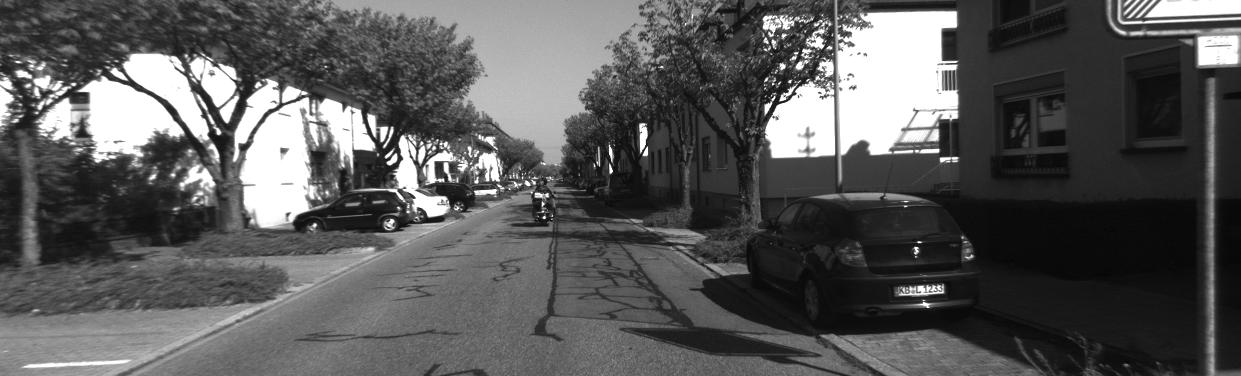
//> input picture src/featureeva/Project2/KITTI/000000.png, 1241 x 376 px, given in place of plane1.jpg, which was not available
$ ./Source   (built with g++ and OpenCV 4)
//> lines starting //> are read from the running program, lines starting //| are printed output that depends on the picture; pictures that were not available may be replaced by others from this repository, and a replacement may not be noted
#include "opencv2/opencv.hpp"
#include "opencv2/core/core.hpp"
#include "opencv2/features2d/features2d.hpp"
#include "opencv2/imgproc/imgproc.hpp"
#include "opencv2/highgui/highgui.hpp"
#include "opencv2/xfeatures2d.hpp"
#include <iostream>
#include <vector>

using namespace std;
using namespace cv;

int main() {


	// [12 lines of commented-out code are left out]
	Mat img_1 = imread("M:\\Documents\\KITTI\\plane1.jpg");
//> img_1 is the input picture: 376 rows x 1241 cols, CV_8UC3; min 6, max 255, mean 89
	Mat img_2 = imread("M:\\Documents\\KITTI\\planelighter.jpg");
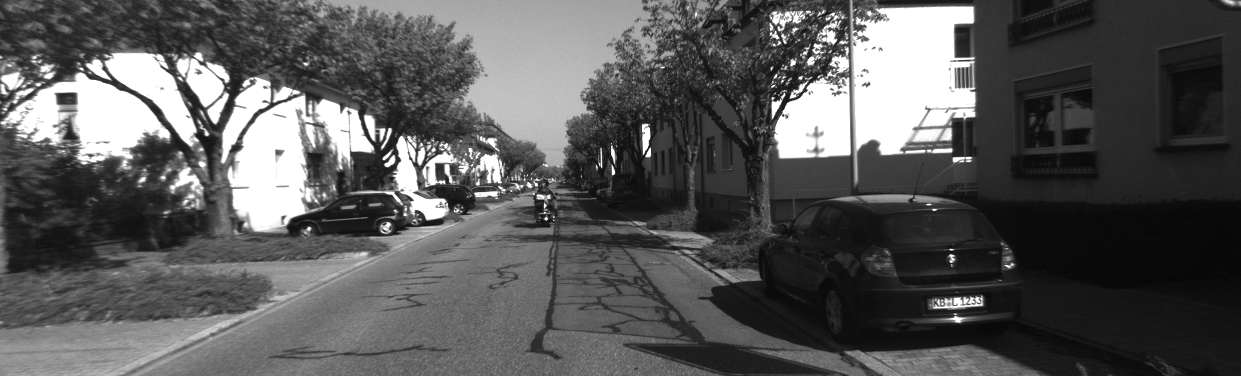
//> input picture src/featureeva/Project2/KITTI/000001.png, 1241 x 376 px, given in place of planelighter.jpg, which was not available
//> img_2 is the input picture: 376 rows x 1241 cols, CV_8UC3; min 5, max 255, mean 88.4
	if (!img_1.data || !img_2.data)
	{
		cout << "error reading images " << endl;
		waitKey(0);
		return 0;
	}


	/*feature detect*/
	vector<KeyPoint> keyPoints_1, keyPoints_2;
	Mat descriptors_1, descriptors_2;
	//define feature point type
	int n = 3;


	/*-----------------FAST featrue Point----------------*/
	if (n == 1) {
		Ptr<FastFeatureDetector> detector_FAST = FastFeatureDetector::create();
		detector_FAST->detect(img_1, keyPoints_1);
		detector_FAST->detect(img_2, keyPoints_2);
		Ptr<ORB> descriptor_ORB = ORB::create();
		descriptor_ORB->compute(img_1, keyPoints_1, descriptors_1);
		descriptor_ORB->compute(img_2, keyPoints_2, descriptors_2);
		cout << "-- ORB" << endl;
	}

	/*-----------------SURF featrue Point----------------*/
	else if (n == 2) {
		cv::Ptr<cv::xfeatures2d::SURF> surf = cv::xfeatures2d::SURF::create();
		surf->detect(img_1, keyPoints_1);
		surf->detect(img_2, keyPoints_2);
		surf->detectAndCompute(img_1, cv::Mat(), keyPoints_1, descriptors_1);
		surf->detectAndCompute(img_2, cv::Mat(), keyPoints_2, descriptors_2);
		cout << "SURF  " << endl;
	}
	/*-----------------SIFT featrue Point----------------*/
	else if (n == 3) {
		cv::Ptr<cv::xfeatures2d::SIFT> sift = cv::xfeatures2d::SIFT::create();
		sift->detect(img_1, keyPoints_1);
//> keyPoints_1 = 3206 keypoints; strongest (x, y, size): (544, 217, 2.1), (790, 81, 2.1), (611, 171, 2.8), (919, 242, 1.8)
		sift->detect(img_2, keyPoints_2);
//> keyPoints_2 = 3225 keypoints; strongest (x, y, size): (546, 219, 2.2), (613, 172, 2.8), (934, 210, 1.8), (545, 205, 2.1)
		sift->detectAndCompute(img_1, cv::Mat(), keyPoints_1, descriptors_1);
		sift->detectAndCompute(img_2, cv::Mat(), keyPoints_2, descriptors_2);
		cout << "-- SIFT "  << endl;

	}


	//cout << "-- SIFT Keypoints :" << keyPoints_1 << endl;

	/*feature matching*/
	BFMatcher matcher;
	std::vector< DMatch > matches;
	matcher.match(descriptors_1, descriptors_2, matches);
//> matches = 3206 matches


	double max_dist = 0; double min_dist = 100;
	//Task 1:  Quick calculation of max and min distances between keypoints
	for (int i = 0; i < descriptors_1.rows; i++)
	{
		double dist = matches[i].distance;
		if (dist < min_dist) min_dist = dist;
		if (dist > max_dist) max_dist = dist;
	}
//> this loop made 3206 passes
//> (dist, min_dist) on passes 179, 180, 208, 275, 346, 409, 500, 986, 1668, 2238: (98.84, 98.84), (91.95, 91.95), (80.24, 80.24), (72.38, 72.38), (43.02, 43.02), (37.67, 37.67), (32.02, 32.02), (24.82, 24.82), (22.38, 22.38), (17.06, 17.06)
//> (dist, max_dist) on passes 1, 2, 9, 11, 18, 28: (241.2, 241.2), (335.4, 335.4), (338.9, 338.9), (351.1, 351.1), (355, 355), (356.4, 356.4)
//> after the loop, min_dist = 17.06; max_dist = 409.9
	cout << "-- Max dist :" << max_dist << endl;
//| -- Max dist :409.917
	cout << "-- Min dist :" << min_dist << endl;
//| -- Min dist :17.0587

	//-- Draw only "good" matches (i.e. whose distance is less than 0.6*max_dist )
	//-- PS.- radiusMatch can also be used here.
	vector< DMatch > good_matches;
	for (int i = 0; i < descriptors_1.rows; i++)
	{
		if (matches[i].distance < 0.6*max_dist)
		{
			good_matches.push_back(matches[i]);
		}
	}
//> after the loop, good_matches = 1724 matches
	int goodCount = (int)good_matches.size();
//> goodCount = 1724
	cout << "-- good matches :" << goodCount << endl;
//| -- good matches :1724
	vector<KeyPoint> m_LeftKey;
	vector<KeyPoint> m_RightKey;
	vector<DMatch> m_Matches;


	int ptCount = (int)matches.size();
//> ptCount = 3206
	/*int keypoint1 = (int)keyPoints_1.size();
	int keypoint2 = (int)keyPoints_2.size();*/
	cout << "-- whole matches :" << ptCount << endl;
//| -- whole matches :3206


	Mat p1(ptCount, 2, CV_32F);
//> p1 = 3206 pairs, first value 0 to 0, second value 0 to 0
	Mat p2(ptCount, 2, CV_32F);
//> p2 has the same summary as p1

	// transfer Keypoint to Mat
	Point2f pt;
	for (int i = 0; i<ptCount; i++)
	{
		pt = keyPoints_1[matches[i].queryIdx].pt;
		p1.at<float>(i, 0) = pt.x;
		p1.at<float>(i, 1) = pt.y;

		pt = keyPoints_2[matches[i].trainIdx].pt;
		p2.at<float>(i, 0) = pt.x;
		p2.at<float>(i, 1) = pt.y;
	}
//> this loop made 3206 passes
//> after the loop, p1 = 3206 pairs, first value 3.27 to 1235.2, second value 3 to 372.5; p2 = 3206 pairs, first value 3.29 to 1149.8, second value 3.01 to 372.3

	int kp1 = p1.rows;
//> kp1 = 3206
	int kp2 = p2.rows;
//> kp2 = 3206
	/*cout << "-- kp1 :" << kp1 << endl;
	cout << "-- kp2 :" << kp2 << endl;*/

	// Task2: caculate F matrix based on RANSAC
	Mat m_Fundamental;
	vector<uchar> m_RANSACStatus;

	m_Fundamental = findFundamentalMat(p1, p2, m_RANSACStatus, FM_RANSAC);
//> m_Fundamental = [[2.19e-06, -0.00064, 0.106], [0.000639, -3.42e-07, -0.381], [-0.109, 0.383, 1]]; m_RANSACStatus = 3206 values, max 1 at index 126, min 0 at index 0, mean 0.5

	// outliers
	int OutlinerCount = 0;
	for (int i = 0; i<ptCount; i++)
	{
		if (m_RANSACStatus[i] == 0)
		{
			OutlinerCount++;
		}
	}
//> after the loop, OutlinerCount = 1604

	// inliers
	vector<Point2f> m_LeftInlier;
	vector<Point2f> m_RightInlier;
	vector<DMatch> m_InlierMatches;

	int InlinerCount = ptCount - OutlinerCount;
//> InlinerCount = 1602
	m_InlierMatches.resize(InlinerCount);
//> m_InlierMatches = 1602 matches
	m_LeftInlier.resize(InlinerCount);
//> m_LeftInlier = 1602 Points (x, y), first 12: [0, 0], [0, 0], [0, 0], [0, 0], [0, 0], [0, 0], [0, 0], [0, 0], [0, 0], [0, 0], [0, 0], [0, 0]
	m_RightInlier.resize(InlinerCount);
//> m_RightInlier has the same summary as m_LeftInlier
	InlinerCount = 0;
	for (int i = 0; i<ptCount; i++)
	{
		if (m_RANSACStatus[i] != 0)
		{
			m_LeftInlier[InlinerCount].x = p1.at<float>(i, 0);
			m_LeftInlier[InlinerCount].y = p1.at<float>(i, 1);
			m_RightInlier[InlinerCount].x = p2.at<float>(i, 0);
			m_RightInlier[InlinerCount].y = p2.at<float>(i, 1);
			m_InlierMatches[InlinerCount].queryIdx = InlinerCount;
			m_InlierMatches[InlinerCount].trainIdx = InlinerCount;
			InlinerCount++;
		}
	}
//> after the loop, m_LeftInlier = 1602 Points (x, y), first 12: [45.46, 134.8], [47.96, 77.77], [49.09, 135.9], [52.25, 132.1], [53.88, 143.1], [55.02, 129.2], [56.26, 136.8], [62.03, 15.41], [62.14, 15.4], [62.86, 220.5], [62.99, 304.2], [63.03, 32.18]; m_RightInlier = 1602 Points (x, y), first 12: [25.08, 136.3], [16.77, 74.23], [28.65, 137.5], [32.11, 133.4], [33.48, 144.1], [35.57, 129.6], [36.04, 138.4], [26.51, 7.65], [26.51, 7.65], [43.13, 225], [27.88, 315.9], [28.21, 26.22]; InlinerCount = 1602

	// 把内点转换为drawMatches可以使用的格式
	vector<KeyPoint> key1(InlinerCount);
	vector<KeyPoint> key2(InlinerCount);
	KeyPoint::convert(m_LeftInlier, key1);
//> key1 = 1602 keypoints; strongest (x, y, size): (45, 135, 1), (48, 78, 1), (49, 136, 1), (52, 132, 1)
	KeyPoint::convert(m_RightInlier, key2);
//> key2 = 1602 keypoints; strongest (x, y, size): (25, 136, 1), (17, 74, 1), (29, 137, 1), (32, 133, 1)

	// 显示计算F过后的内点匹配
	//Mat m_matLeftImage;
	//Mat m_matRightImage;
	// 以上两个变量保存的是左右两幅图像
	Mat OutImage;
	drawMatches(img_1, key1, img_2, key2, m_InlierMatches, OutImage);
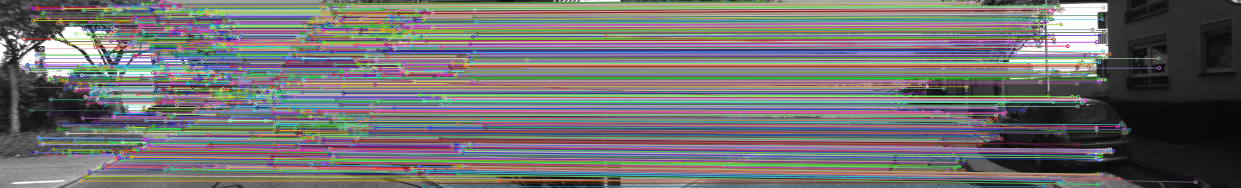
//> OutImage: 376 rows x 2482 cols, CV_8UC3 (shown at 1/2 size); mean B, G, R 111.6, 112.1, 113
	if (n == 1) {
		cout << "-- FAST InlinerCount :" << InlinerCount << endl;

	}
	else if (n == 2) {
		cout << "-- SURF InlinerCount :" << InlinerCount << endl;
	}
	else if (n == 3) {
		cout << "-- SIFT InlinerCount :" << InlinerCount << endl;
//| -- SIFT InlinerCount :1602
	}
	//stereoRectifyUncalibrated();

	Mat img_matches;
	drawMatches(img_1, keyPoints_1, img_2, keyPoints_2,
		good_matches, img_matches, Scalar::all(-1), Scalar::all(-1),
		vector<char>(), DrawMatchesFlags::NOT_DRAW_SINGLE_POINTS);
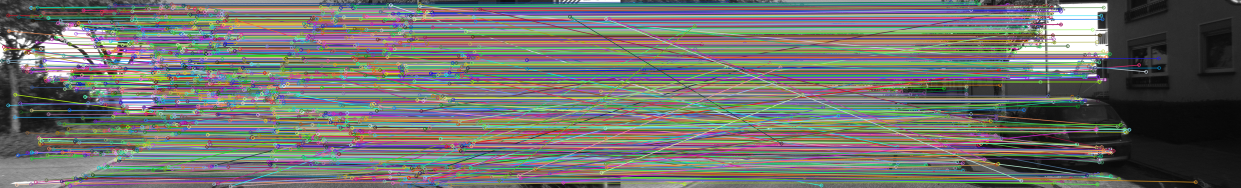
//> img_matches: 376 rows x 2482 cols, CV_8UC3 (shown at 1/2 size); mean B, G, R 108.9, 112.7, 111.7

	imwrite("FASTResult.jpg", img_matches);
	imshow("Match", img_matches);

	imwrite("FmatrixResult.jpg", OutImage);
	imshow("Match2", OutImage);
	waitKey(0);
	//system("pause");
	return 0;
}
